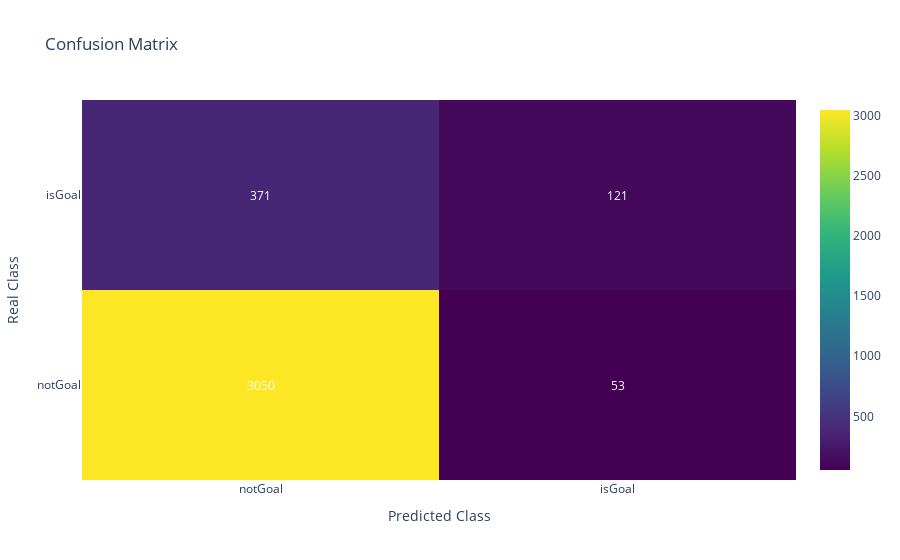

Notebook code cell kept with this figure:
### Code cell
metrics_lr = metrics(y_test = y_test, y_test_pred = y_test_pred_lr, 
                              auc_score = auc_score_lr, model = 'Logistic Regression')

### Figure 1 — Plotly figure (JSON) as saved in the notebook; plotly's stock layout.template omitted (floating-point values rounded to 4 significant figures)
{"data": [{"colorscale": [[0, "#440154"], [0.1111, "#482878"], [0.2222, "#3e4989"], [0.3333, "#31688e"], [0.4444, "#26828e"], [0.5556, "#1f9e89"], [0.6667, "#35b779"], [0.7778, "#6ece58"], [0.8889, "#b5de2b"], [1, "#fde725"]], "type": "heatmap", "x": ["notGoal", "isGoal"], "y": ["notGoal", "isGoal"], "z": [[3050, 53], [371, 121]]}], "layout": {"annotations": [{"font": {"color": "white"}, "showarrow": false, "text": "3050", "x": "notGoal", "xref": "x", "y": "notGoal", "yref": "y"}, {"font": {"color": "white"}, "showarrow": false, "text": "53", "x": "isGoal", "xref": "x", "y": "notGoal", "yref": "y"}, {"font": {"color": "white"}, "showarrow": false, "text": "371", "x": "notGoal", "xref": "x", "y": "isGoal", "yref": "y"}, {"font": {"color": "white"}, "showarrow": false, "text": "121", "x": "isGoal", "xref": "x", "y": "isGoal", "yref": "y"}], "title": {"text": "Confusion Matrix"}, "xaxis": {"title": {"text": "Predicted Class"}}, "yaxis": {"title": {"text": "Real Class"}}}}
